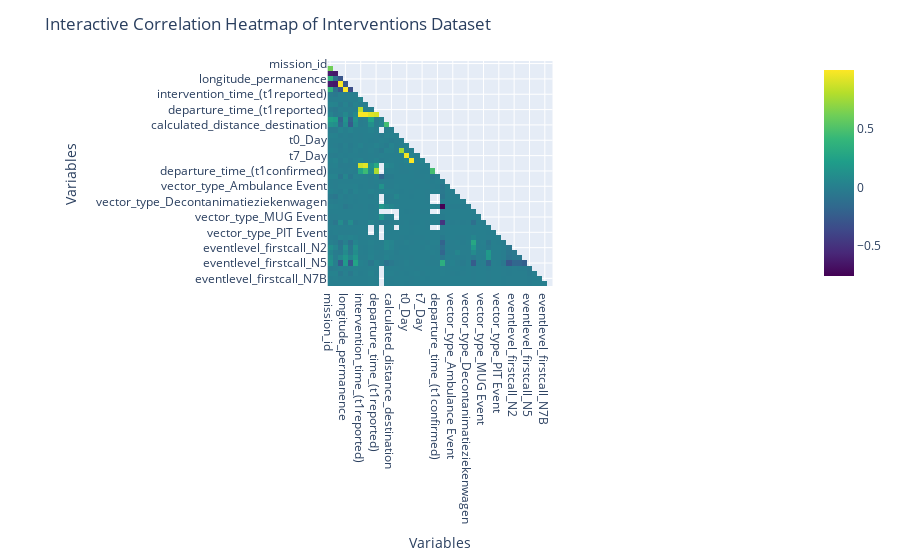

The cell this chart's notebook holds for it:
### Code cell
import plotly.express as px
import numpy as np

# Define categorical columns for which dummy variables will be created
categorical_columns = ['vector_type','eventlevel_firstcall']

# Create dummy variables for categorical columns
interventions_dataset = pd.get_dummies(interventions_dataset, columns=categorical_columns)

# Calculate the correlation matrix
correlation_matrix = interventions_dataset.corr()

# Create an upper triangular mask
mask = np.triu(np.ones_like(correlation_matrix, dtype=bool))

# Apply the mask to the correlation matrix
correlation_matrix_masked = correlation_matrix.mask(mask)

# Create an interactive heatmap using Plotly
fig = px.imshow(correlation_matrix_masked,
                x=correlation_matrix_masked.index,
                y=correlation_matrix_masked.columns,
                color_continuous_scale='Viridis')

# Update layout
fig.update_layout(title='Interactive Correlation Heatmap of Interventions Dataset',
                  xaxis_title='Variables',
                  yaxis_title='Variables')

# Show the plot
fig.show()

### Figure 1 — Plotly figure (JSON) as saved in the notebook; plotly's stock layout.template omitted (floating-point values rounded to 4 significant figures; data arrays with more than 128 entries replaced by an {"elided": "..."} marker saying what was removed)
{"data": [{"coloraxis": "coloraxis", "hovertemplate": "x: %{x}<br>y: %{y}<br>color: %{z}<extra></extra>", "name": "0", "type": "heatmap", "x": ["mission_id", "postalcode_permanence", "latitude_permanence", "longitude_permanence", "latitude_intervention", "longitude_intervention", "intervention_time_(t1reported)", "waiting_time", "intervention_duration", "departure_time_(t1reported)", "unavailable_time", "calculated_traveltime_destinatio", "calculated_distance_destination", "number_of_transported_persons", "t0_Hour", "t0_Day", "t0_Month", "t7_Hour", "t7_Day", "t7_Month", "intervention_time_(t1confirmed)", "departure_time_(t1confirmed)", "vector_type_Ambulance", "vector_type_Ambulance Disaster", "vector_type_Ambulance Event", "vector_type_Ambulance Exceptional", "vector_type_Brandziekenwagen", "vector_type_Decontanimatieziekenwagen", "vector_type_MUG", "vector_type_MUG Disaster", "vector_type_MUG Event", "vector_type_PIT", "vector_type_PIT Disaster", "vector_type_PIT Event", "eventlevel_firstcall_N0", "eventlevel_firstcall_N1", "eventlevel_firstcall_N2", "eventlevel_firstcall_N3", "eventlevel_firstcall_N4", "eventlevel_firstcall_N5", "eventlevel_firstcall_N6", "eventlevel_firstcall_N7A", "eventlevel_firstcall_N7B", "eventlevel_firstcall_N8"], "xaxis": "x", "y": ["mission_id", "postalcode_permanence", "latitude_permanence", "longitude_permanence", "latitude_intervention", "longitude_intervention", "intervention_time_(t1reported)", "waiting_time", "intervention_duration", "departure_time_(t1reported)", "unavailable_time", "calculated_traveltime_destinatio", "calculated_distance_destination", "number_of_transported_persons", "t0_Hour", "t0_Day", "t0_Month", "t7_Hour", "t7_Day", "t7_Month", "intervention_time_(t1confirmed)", "departure_time_(t1confirmed)", "vector_type_Ambulance", "vector_type_Ambulance Disaster", "vector_type_Ambulance Event", "vector_type_Ambulance Exceptional", "vector_type_Brandziekenwagen", "vector_type_Decontanimatieziekenwagen", "vector_type_MUG", "vector_type_MUG Disaster", "vector_type_MUG Event", "vector_type_PIT", "vector_type_PIT Disaster", "vector_type_PIT Event", "eventlevel_firstcall_N0", "eventlevel_firstcall_N1", "eventlevel_firstcall_N2", "eventlevel_firstcall_N3", "eventlevel_firstcall_N4", "eventlevel_firstcall_N5", "eventlevel_firstcall_N6", "eventlevel_firstcall_N7A", "eventlevel_firstcall_N7B", "eventlevel_firstcall_N8"], "yaxis": "y", "z": {"elided": "44x44 float values"}}], "layout": {"coloraxis": {"colorscale": [[0, "#440154"], [0.1111, "#482878"], [0.2222, "#3e4989"], [0.3333, "#31688e"], [0.4444, "#26828e"], [0.5556, "#1f9e89"], [0.6667, "#35b779"], [0.7778, "#6ece58"], [0.8889, "#b5de2b"], [1, "#fde725"]]}, "margin": {"t": 60}, "title": {"text": "Interactive Correlation Heatmap of Interventions Dataset"}, "xaxis": {"anchor": "y", "constrain": "domain", "domain": [0, 1], "scaleanchor": "y", "title": {"text": "Variables"}}, "yaxis": {"anchor": "x", "autorange": "reversed", "constrain": "domain", "domain": [0, 1], "title": {"text": "Variables"}}}}
